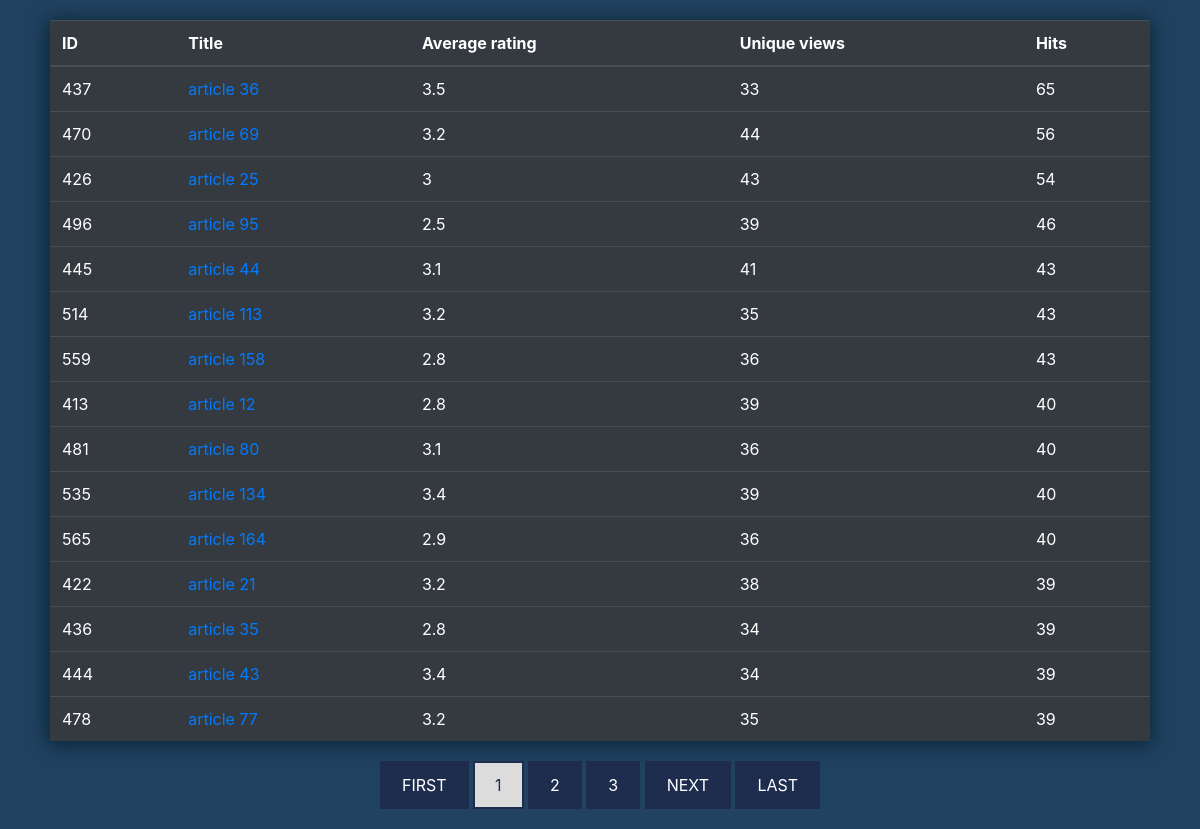
Before: / with the older database file.
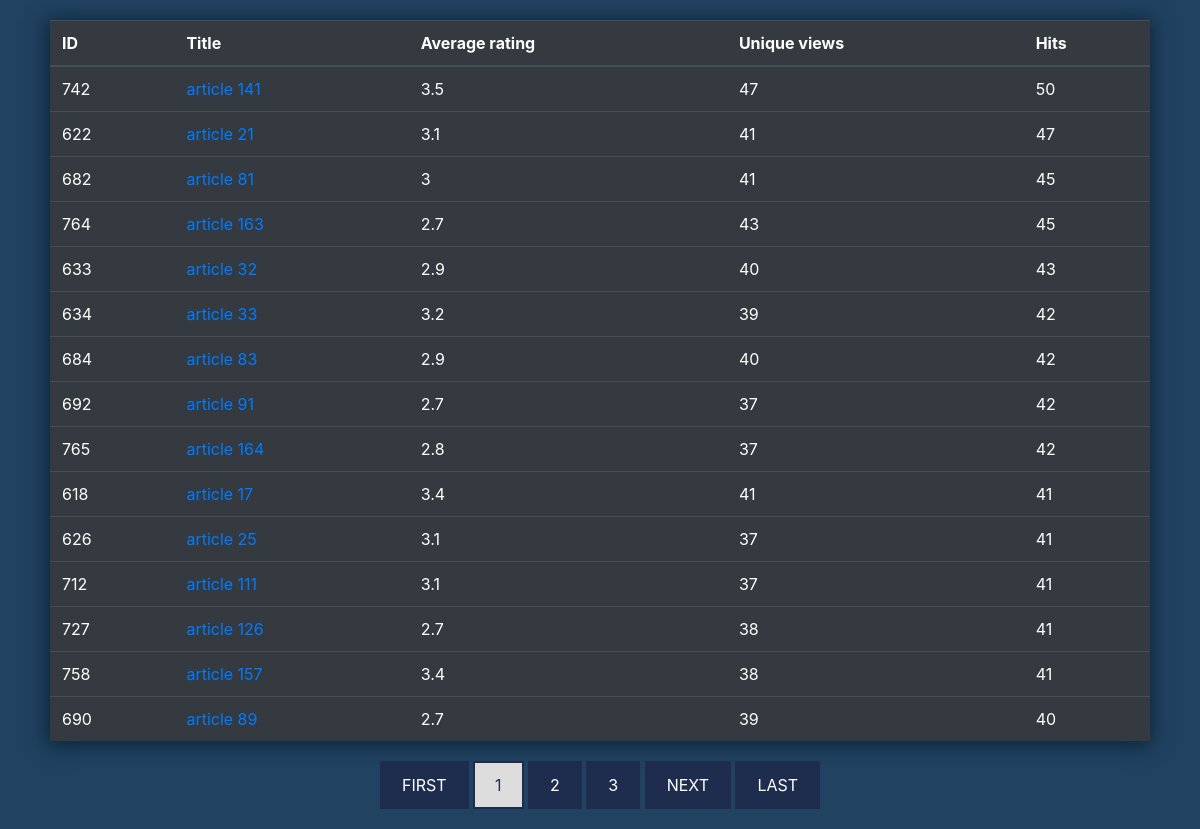
After: the same page with the newer database file.
### public/models.py (models this page shows, shortened)
class Article(models.Model):
    title = models.CharField(max_length=256, unique=True)
    def get_first_page(self, ):
        return self.pages.first()

### public/views.py (the view)
# urls.py: url(r'^$', HomeView.as_view(), name='home'),
class HomeView(ListView):
    model = Article
    paginate_by = 15
    def get_queryset(self):
        order = self.request.GET.get('order', '-views')
        self.order = order
        analytics = Article.objects.all().annotate(
            views=Sum(
                Case(
                    When(
                        pages__hits__count__gte=0,
                        then='pages__hits__count'
                    ),
                    default=0,
                    output_field=IntegerField()
                )
            )
        ).annotate(
            unique_views=Count('pages__hits')
        ).annotate(
            average_rating=Avg('pages__hits__rating')
        ).order_by(
            order
        )
        return analytics

### public/templatetags/custom_filters.py (called while the page is built)
@register.filter
def strip_0(float_value):
    return(float_value.rstrip('.0'))

### public/templates/public/article_list.html
{% extends 'public/base.html' %}
{% load custom_filters %}
{% block container %}
    <table id="tableList" class="table table-dark">
        <thead>
            <tr>
                <th>ID</th>
                <th>Title</th>
                <th class="orderable average-rating" data-order="average_rating">Average rating</th>
                <th class="orderable unique-hits" data-order="unique_views">Unique views</th>
                <th class="orderable hits" data-order="views">Hits</th>
            </tr>
        </thead>
        <tbody>
            {% for article in object_list %}
            <tr>
                <td>{{ article.id }}</td>
                <td>
                    <a href="{% url 'page' article.pk article.get_first_page.pk %}">
                        {{ article.title }}
                    </a>
                </td>
                <td>{{ article.average_rating|floatformat|strip_0 }}</td>
                <td>{{ article.unique_views }}</td>
                <td>{{ article.views }}</td>
            </tr>
            {% endfor %}
        </tbody>
    </table>
{% endblock container %}

### public/templates/public/base.html (shortened to what this page needs)
<html lang="en">
<head>
    <link rel="stylesheet" href="https://stackpath.bootstrapcdn.com/bootstrap/4.2.1/css/bootstrap.min.css">
</head>
<body>
    <div class="container clearfix">
        {% block container %}{% endblock container %}
        <div class="pagination-container">
            {% include 'public/include/pagination.html' %}
        </div>
    </div>
</body>
</html>

### public/templates/public/include/pagination.html (shortened to what this page needs)
{% load staticfiles %}
{% if page_obj.has_other_pages %}
    <div class="page-navigation">
        <a href="?page=1{% include 'public/include/pagination_string.html' %}">
            <button class="dark-blue-background nav_button" >FIRST</button>
        </a>
        <button class="dark-blue-background nav_button active" >{{ page_obj.number }}</button>
        {% if page_obj.has_next %}
            <a href="?page={{ page_obj.next_page_number }}{% include 'public/include/pagination_string.html' %}">
                <button class="dark-blue-background nav_button" >{{ page_obj.next_page_number }}</button>
            </a>
            {% if page_obj.number|add:'2' <= page_obj.paginator.num_pages %}
                <a href="?page={{ page_obj.number|add:'2' }}{% include 'public/include/pagination_string.html' %}">
                    <button class="dark-blue-background nav_button extra" >{{ page_obj.number|add:'2' }}</button>
                </a>
            {% endif %}
            <a href="?page={{ page_obj.next_page_number }}{% include 'public/include/pagination_string.html' %}">
                <button class="dark-blue-background nav_button extra" >NEXT</button>
            </a>
        {% endif %}
        <a href="?page={{ page_obj.paginator.num_pages }}{% include 'public/include/pagination_string.html' %}">
            <button class="dark-blue-background nav_button" >LAST</button>
        </a>
    </div>
{% endif %}

### public/templates/public/base.html (style rules this page uses)
body { background-color:#224262; }
div.container { padding:20px; }
div.container table { box-shadow: -1px 2px 19px 3px #082839; }
.orderable { cursor:pointer; }
.pagination-container { text-align: center; }
.page-navigation { clear:both; margin-top:20px; }
.page-navigation a { text-decoration: none; }
.page-navigation button { border:2px solid #1e2d4e; background-color:#1e2d4e; padding:10px 20px; cursor:pointer; color:white; }
.page-navigation .active { background-color:#dcdcdc; color:#1e2d4e; }

Changed rows visible on the page:
removed Article: id "437", title "article 36", average_rating "3.5", unique_views "33", views "65"
removed Article: id "470", title "article 69", average_rating "3.2", unique_views "44", views "56"
removed Article: id "426", title "article 25", average_rating "3", unique_views "43", views "54"
removed Article: id "496", title "article 95", average_rating "2.5", unique_views "39", views "46"
removed Article: id "445", title "article 44", average_rating "3.1", unique_views "41", views "43"
removed Article: id "514", title "article 113", average_rating "3.2", unique_views "35", views "43"
removed Article: id "559", title "article 158", average_rating "2.8", unique_views "36", views "43"
removed Article: id "413", title "article 12", average_rating "2.8", unique_views "39", views "40"
removed Article: id "481", title "article 80", average_rating "3.1", unique_views "36", views "40"
removed Article: id "535", title "article 134", average_rating "3.4", unique_views "39", views "40"
removed Article: id "565", title "article 164", average_rating "2.9", unique_views "36", views "40"
removed Article: id "422", title "article 21", average_rating "3.2", unique_views "38", views "39"
removed Article: id "436", title "article 35", average_rating "2.8", unique_views "34", views "39"
removed Article: id "444", title "article 43", average_rating "3.4", unique_views "34", views "39"
removed Article: id "478", title "article 77", average_rating "3.2", unique_views "35", views "39"
added Article: id "742", title "article 141", average_rating "3.5", unique_views "47", views "50"
added Article: id "622", title "article 21", average_rating "3.1", unique_views "41", views "47"
added Article: id "682", title "article 81", average_rating "3", unique_views "41", views "45"
added Article: id "764", title "article 163", average_rating "2.7", unique_views "43", views "45"
added Article: id "633", title "article 32", average_rating "2.9", unique_views "40", views "43"
added Article: id "634", title "article 33", average_rating "3.2", unique_views "39", views "42"
added Article: id "684", title "article 83", average_rating "2.9", unique_views "40", views "42"
added Article: id "692", title "article 91", average_rating "2.7", unique_views "37", views "42"
added Article: id "765", title "article 164", average_rating "2.8", unique_views "37", views "42"
added Article: id "618", title "article 17", average_rating "3.4", unique_views "41", views "41"
added Article: id "626", title "article 25", average_rating "3.1", unique_views "37", views "41"
added Article: id "712", title "article 111", average_rating "3.1", unique_views "37", views "41"
added Article: id "727", title "article 126", average_rating "2.7", unique_views "38", views "41"
added Article: id "758", title "article 157", average_rating "3.4", unique_views "38", views "41"
added Article: id "690", title "article 89", average_rating "2.7", unique_views "39", views "40"
